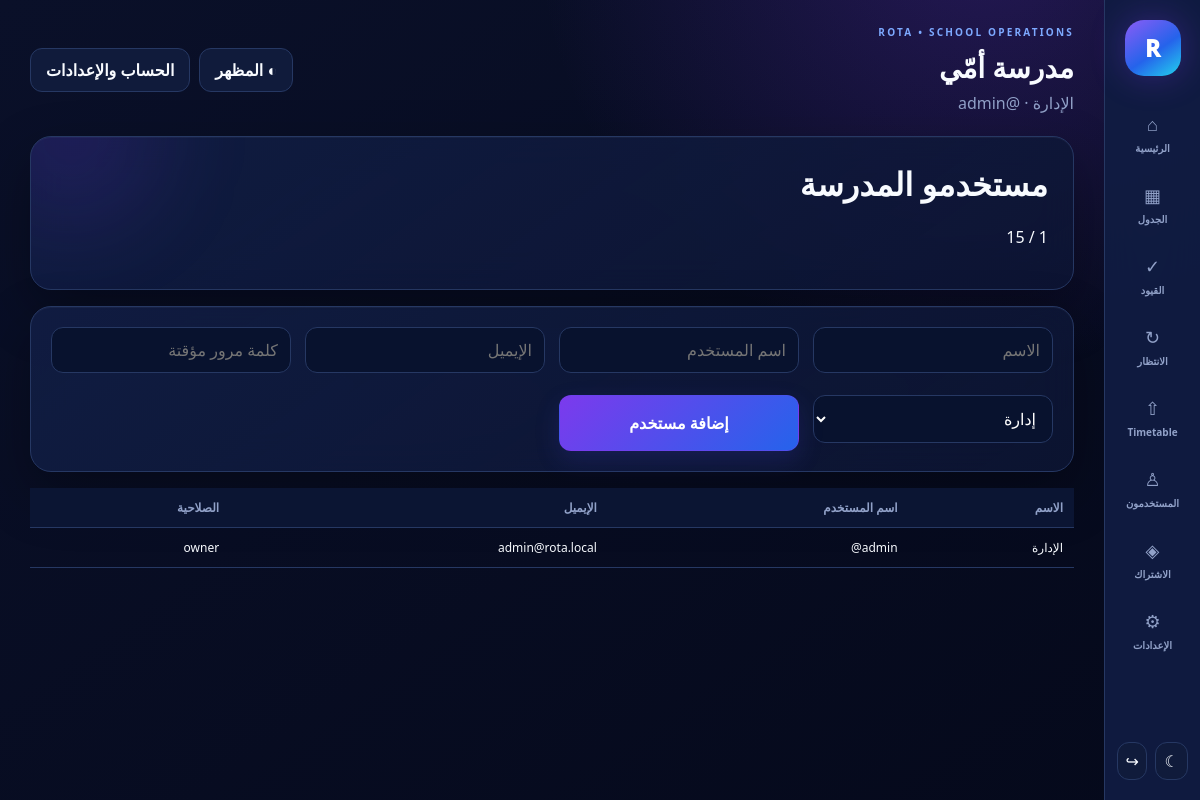
The app's page /users (signed in) with its own data.
### tables this page shows
CREATE TABLE schools(id INTEGER PRIMARY KEY AUTOINCREMENT,name TEXT NOT NULL,owner_name TEXT DEFAULT '',sender_phone TEXT DEFAULT '',sender_email TEXT DEFAULT '',plan TEXT NOT NULL DEFAULT 'pro',subscription_status TEXT NOT NULL DEFAULT 'trial',trial_ends_at INTEGER,subscription_ends_at INTEGER,auto_renew INTEGER NOT NULL DEFAULT 0,created_at INTEGER NOT NULL);

CREATE TABLE users(id INTEGER PRIMARY KEY AUTOINCREMENT,school_id INTEGER NOT NULL,name TEXT NOT NULL,email TEXT NOT NULL UNIQUE,password_hash TEXT NOT NULL,role TEXT NOT NULL DEFAULT 'owner',verified INTEGER NOT NULL DEFAULT 0,created_at INTEGER NOT NULL, username TEXT,FOREIGN KEY(school_id) REFERENCES schools(id) ON DELETE CASCADE);

### app.py (the view)
@app.get('/users',response_class=HTMLResponse)
def users_page(request:Request,message:str=''):
    u=require(request,['owner','admin'])
    if not u:return RedirectResponse('/login',303)
    return templates.TemplateResponse(request=request,name='users.html',context={'u':u,'school':school(request),'users':rows('SELECT * FROM users WHERE school_id=? ORDER BY id',(u['school_id'],)),'message':message,'limit':PLANS[school(request)['plan']]['users']})

### templates/users.html
{% extends "base.html" %}{% block body %}<div class="hero"><h1>مستخدمو المدرسة</h1><p>{{users|length}} / {{limit}}</p>{% if message %}<div class="notice warn">{{message}}</div>{% endif %}</div><section class="card"><form method="post" class="grid"><input class="input" name="name" placeholder="الاسم" required><input class="input" name="username" placeholder="اسم المستخدم" required><input class="input" type="email" name="email" placeholder="الإيميل" required><input class="input" type="password" name="password" placeholder="كلمة مرور مؤقتة" required><select name="role"><option value="admin">إدارة</option><option value="editor">تعديل</option><option value="viewer">مشاهدة فقط</option></select><button class="btn">إضافة مستخدم</button></form></section><table><tr><th>الاسم</th><th>اسم المستخدم</th><th>الإيميل</th><th>الصلاحية</th></tr>{% for x in users %}<tr><td>{{x.name}}</td><td dir="ltr">@{{x.username}}</td><td>{{x.email}}</td><td>{{x.role}}</td></tr>{% endfor %}</table>{% endblock %}

### templates/base.html (shortened to what this page needs)
<!doctype html>
<html lang="ar" dir="rtl" data-theme="dark">
<head>
  <link rel="stylesheet" href="/static/style.css">
</head>
<body>
{% if u %}
<div class="layout">
  <aside class="sidebar">
    <a class="brand" href="/" aria-label="ROTA">R</a>
    <nav class="nav">
      <a href="/">⌂<span>الرئيسية</span></a>
      <a href="/schedule">▦<span>الجدول</span></a>
      <a href="/constraints">✓<span>القيود</span></a>
      <a href="/absence">↻<span>الانتظار</span></a>
      <a href="/import-timetable">⇧<span>Timetable</span></a>
      <a href="/users">♙<span>المستخدمون</span></a>
      <a href="/subscription">◈<span>الاشتراك</span></a>
      <a href="/settings">⚙<span>الإعدادات</span></a>
    </nav>
    <div class="side-bottom">
      <button class="theme-toggle" type="button" onclick="toggleTheme()" title="تبديل المظهر"><span class="theme-icon">☾</span></button>
      <a class="logout-mini" href="/logout" title="خروج">↪</a>
    </div>
  </aside>
  <main class="content">
    <header class="topbar no-print">
      <div>
        <div class="eyebrow">ROTA • SCHOOL OPERATIONS</div>
        <h1>{{ school.name if school else 'ROTA' }}</h1>
        <p>{{ u.name }} · @{{ u.username }}</p>
      </div>
      <div class="actions">
        <button class="btn secondary theme-wide" type="button" onclick="toggleTheme()">◐ المظهر</button>
        <a class="btn secondary" href="/settings">الحساب والإعدادات</a>
      </div>
    </header>
{% else %}
<main>
{% endif %}
{% block body %}{% endblock %}
{% if u %}
  </main>
</div>
{% else %}
</main>
{% endif %}
</body>
</html>

### static/style.css (style rules this page uses)
:root { --bg:#05091b;--bg2:#0a1029;--panel:rgba(13,22,53,.88);--panel2:#111d43;--text:#f8fbff;--muted:#91a1c8;--line:#263863;--violet:#7c3aed;--blue:#2563eb;--cyan:#06b6d4;--green:#10b981;--red:#ef4444;--amber:#f59e0b;--field:#08122e;--fieldText:#fff;--shadow:0 22px 55px rgba(0,0,0,.30);--heroGlow:rgba(124,58,237,.25);--soft:#101b3b;--tableHead:#0b1533 }
* { box-sizing:border-box }
html { scroll-behavior:smooth }
body { margin:0;font-family:"Segoe UI",Tahoma,Arial,sans-serif;background:radial-gradient(circle at 82% -10%,var(--heroGlow) 0,transparent 34%),linear-gradient(145deg,var(--bg2),var(--bg));color:var(--text);min-height:100vh;transition:background .25s,color .25s }
a { text-decoration:none;color:inherit }
button,input,select { font:inherit }
.layout { display:grid;grid-template-columns:96px minmax(0,1fr);min-height:100vh }
.sidebar { position:sticky;top:0;height:100vh;background:color-mix(in srgb,var(--panel2) 92%,transparent);border-left:1px solid var(--line);padding:20px 12px;z-index:20;backdrop-filter:blur(20px);display:flex;flex-direction:column }
.brand { width:56px;height:56px;margin:0 auto;border-radius:19px;background:linear-gradient(145deg,#8b5cf6,#2563eb 56%,#22d3ee);box-shadow:0 0 35px #7c3aed55;display:grid;place-items:center;font-size:23px;font-weight:950;color:#fff }
.nav { display:flex;flex-direction:column;gap:8px;margin-top:26px }
.nav a { display:flex;flex-direction:column;align-items:center;gap:5px;padding:10px 3px;border-radius:15px;color:var(--muted);font-size:18px;transition:.18s }
.nav a span { font-size:10px;font-weight:700 }
.side-bottom { margin-top:auto;display:flex;justify-content:center;gap:8px }
.theme-toggle,.logout-mini { width:38px;height:38px;border-radius:12px;border:1px solid var(--line);background:var(--soft);color:var(--text);display:grid;place-items:center;cursor:pointer }
.theme-wide { display:inline-flex!important }
.content { padding:25px 30px;min-width:0;max-width:1720px;width:100%;margin:0 auto }
.topbar { display:flex;align-items:center;justify-content:space-between;gap:18px;margin-bottom:22px }
.topbar h1 { font-size:28px;margin:0;font-weight:900 }
.topbar p { color:var(--muted);margin:6px 0 0 }
.eyebrow { font-size:10px;letter-spacing:2.2px;color:#7da9ff;font-weight:900;margin-bottom:9px }
.actions,.tabs { display:flex;gap:9px;flex-wrap:wrap }
.btn { border:1px solid #7c3aed55;color:#fff;background:linear-gradient(135deg,#7c3aed,#2563eb);padding:10px 15px;border-radius:12px;font-weight:800;cursor:pointer;box-shadow:0 9px 24px #4f46e52b;transition:.18s;display:inline-block }
.btn.secondary,.btn.alt { background:var(--soft);color:var(--text);border-color:var(--line);box-shadow:none }
.hero,.card { background:linear-gradient(145deg,color-mix(in srgb,var(--panel2) 94%,transparent),color-mix(in srgb,var(--panel) 90%,transparent));border:1px solid var(--line);border-radius:21px;padding:20px;box-shadow:var(--shadow),inset 0 1px 0 rgba(255,255,255,.04);backdrop-filter:blur(18px);margin-bottom:16px }
.hero { padding:25px;position:relative;overflow:hidden }
.hero:after { content:"";position:absolute;width:180px;height:180px;border-radius:50%;background:#7c3aed22;filter:blur(45px);left:-50px;top:-90px;pointer-events:none }
.hero h1 { margin-top:0 }
.grid { display:grid;grid-template-columns:repeat(auto-fit,minmax(210px,1fr));gap:14px }
input,select,.input { width:100%;background:var(--field);color:var(--fieldText);border:1px solid var(--line);border-radius:12px;padding:11px 12px;outline:none;margin:0 0 8px }
option { background:var(--panel2);color:var(--text) }
table { width:100%;border-collapse:separate;border-spacing:0;background:transparent }
th,td { padding:11px;border-bottom:1px solid var(--line);text-align:right;font-size:12px;vertical-align:middle }
th { background:var(--tableHead);color:var(--muted);position:sticky;top:0;z-index:3 }

### records on screen
schools: name "مدرسة أمّي"
users: name "الإدارة", username "admin", email "admin@rota.local", role "owner"

### other values on screen
{{ users|length }} "1"
{{ limit }} "15"
